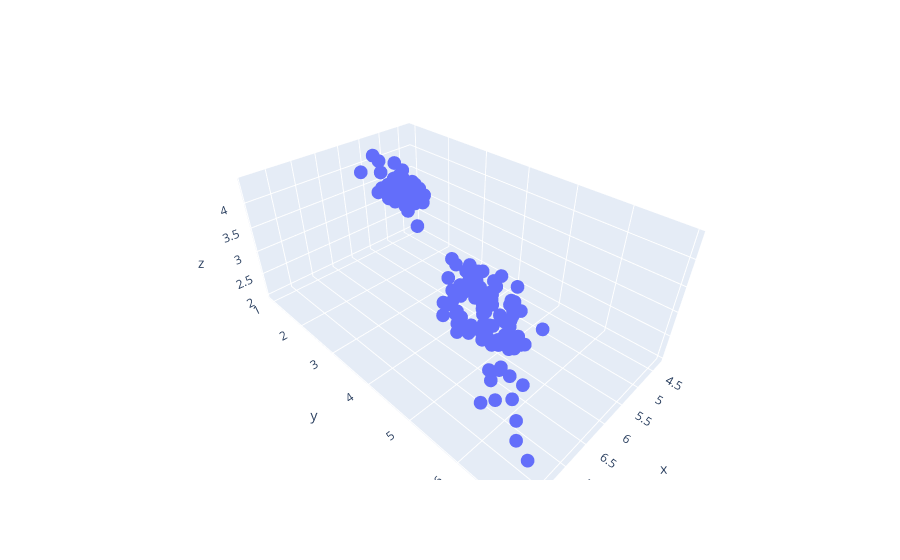

The notebook cell this image was saved under:
### Code cell
px.scatter_3d(x= iris['sepal_length'], y= iris['petal_length'],z=iris['sepal_width'])

### Figure 1 — Plotly figure (JSON) as saved in the notebook; plotly's stock layout.template omitted (floating-point values rounded to 4 significant figures; data arrays with more than 128 entries replaced by an {"elided": "..."} marker saying what was removed)
{"data": [{"hovertemplate": "x=%{x}<br>y=%{y}<br>z=%{z}<extra></extra>", "legendgroup": "", "marker": {"color": "#636efa", "symbol": "circle"}, "mode": "markers", "name": "", "scene": "scene", "showlegend": false, "type": "scatter3d", "x": {"elided": "150 float values"}, "y": {"elided": "150 float values"}, "z": {"elided": "150 float values"}}], "layout": {"legend": {"tracegroupgap": 0}, "margin": {"t": 60}, "scene": {"domain": {"x": [0, 1], "y": [0, 1]}, "xaxis": {"title": {"text": "x"}}, "yaxis": {"title": {"text": "y"}}, "zaxis": {"title": {"text": "z"}}}}}
